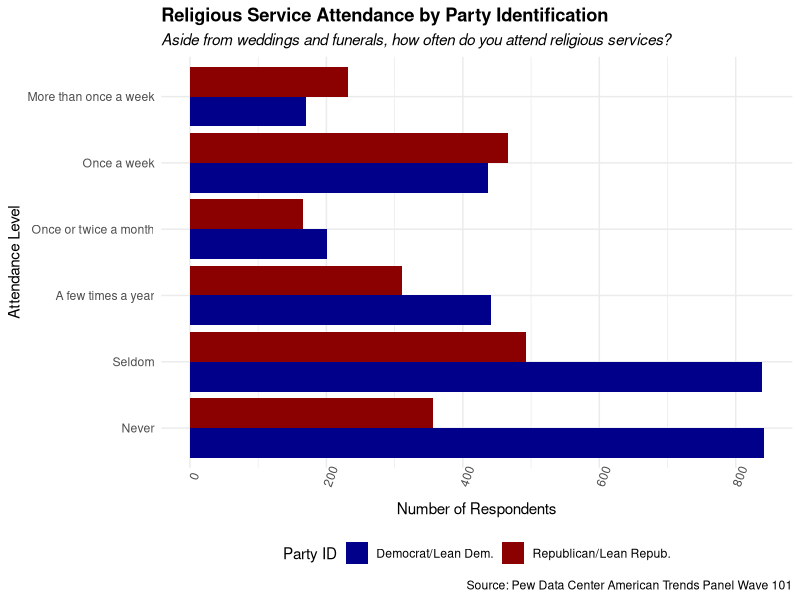

Source code (R):
## ---- chunk 1
#| echo: false
#| message: false
 
library (tidyverse)
library (haven)
data <- read_sav("data/ATP_W101.sav")
## ---- chunk 2
#| code-fold: true
#| code-summary: "Show data cleaning code"

# create data for first chart
chart1data <- data %>%
  filter(F_PARTYSUM_FINAL == 1 | F_PARTYSUM_FINAL == 2 ) %>%
  mutate(parties = case_when(F_PARTYSUM_FINAL == 1 ~"Republican/Lean Repub.", 
                             F_PARTYSUM_FINAL == 2 ~ "Democrat/Lean Dem.", 
                             TRUE~NA_character_)) %>%
  mutate(religiousactivity = case_when(F_ATTEND ==1 ~ "More than once a week", 
                                       F_ATTEND == 2 ~ "Once a week", 
                                       F_ATTEND == 3 ~ "Once or twice a month", 
                                       F_ATTEND ==4 ~ "A few times a year", 
                                       F_ATTEND ==5 ~ "Seldom", 
                                       F_ATTEND ==6 ~ "Never", 
                                       TRUE~NA_character_ ))

# create levels for religious activity variable
rel_levels = c("Never", "Seldom", "A few times a year", "Once or twice a month", "Once a week", "More than once a week")  

# factor the religious activity variable
chart1data <- chart1data %>% 
  mutate(religiousactivity = factor(religiousactivity, levels = rel_levels))
## ---- chunk 3
#| code-fold: true
#| code-summary: "Show code for chart"
#| message: false

chart1 <- chart1data %>% 
  filter(!is.na(religiousactivity)) %>%
  ggplot(aes(religiousactivity, fill=parties)) +
  geom_bar(position = "dodge") +
  scale_fill_manual(values = c("darkblue", "darkred")) +
  coord_flip() +
  theme_minimal() +
  labs(
    title = "Religious Service Attendance by Party Identification",
    subtitle = "Aside from weddings and funerals, how often do you attend religious services?",
    x = "Attendance Level",
    y = "Number of Respondents",
    caption = "Source: Pew Data Center American Trends Panel Wave 101",
    fill = "Party ID"
  ) +
  theme(
    axis.text.x = element_text(angle = 70), 
    legend.position = "bottom",
    plot.title = element_text(face = "bold"),
    plot.subtitle = element_text(face = "italic")
  )

chart1
